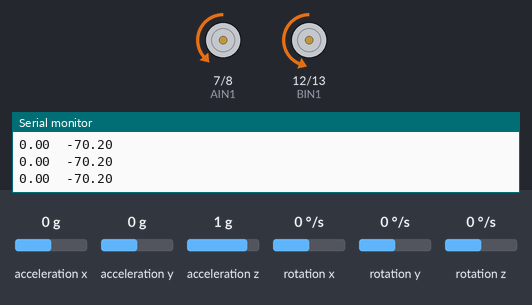
Recording of a sketch running on a simulated Arduino Uno, built with avr-gcc and run on an emulated ATmega328P. Shown: motor-driver pin pairs drawn as motors (green arrow = first pin HIGH = forward, orange = second pin HIGH = backward, longer = more drive, scaled by the enable pin), the last lines printed to the serial monitor. Wiring (inferred from the names in the program): MPU-6050 motion sensor at I2C address 0x68. Inputs (shaded band) come from the test bench; at power-on: rotation x 0 °/s, acceleration y 0 g, acceleration z 1 g, acceleration x 0 g, rotation y 0 °/s, rotation z 0 °/s.

Above: at 3.8 s.
3.9 s: rotation x set to -7 °/s
At 6.3 s:
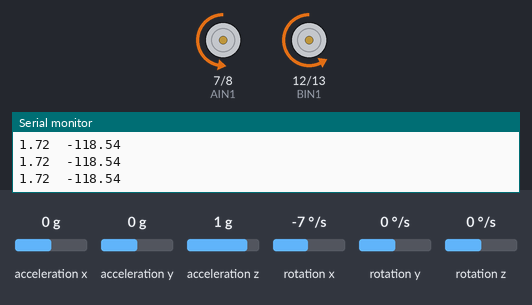
6.9 s: acceleration y set to -1.4 g
At 7.6 s:
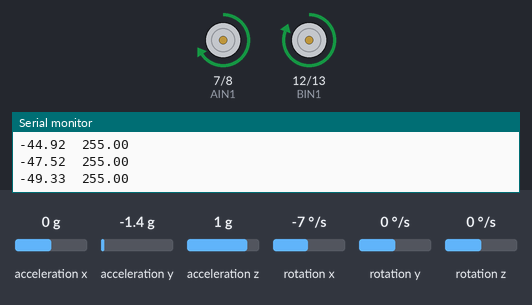
8.4 s: acceleration y set to 0 g
At 9.22 s:
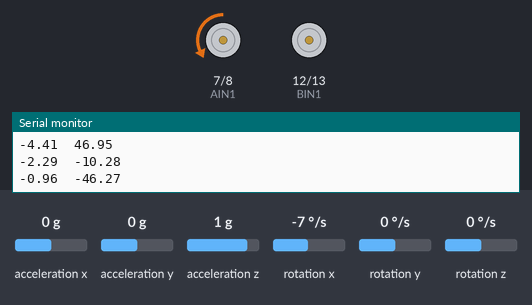
11.4 s: rotation x set to -192 °/s
At 12.5 s:
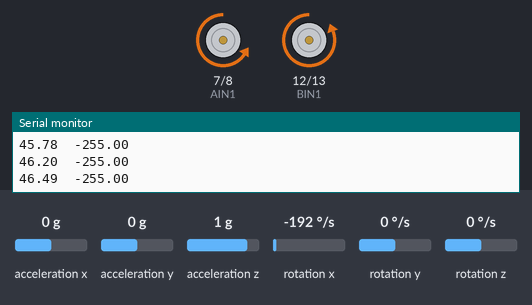
12.9 s: acceleration y set to -1.4 g
At 15.2 s:
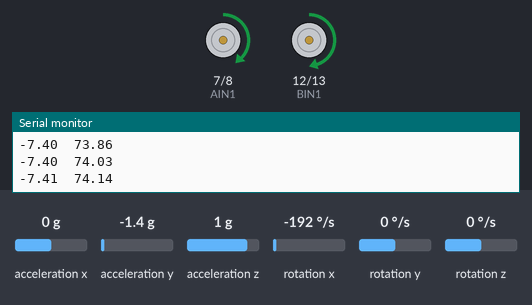
15.9 s: acceleration z set to -1.4 g
Timing chart, 0 to 19.9 s (numbered marks = the images above; inputs shaded):
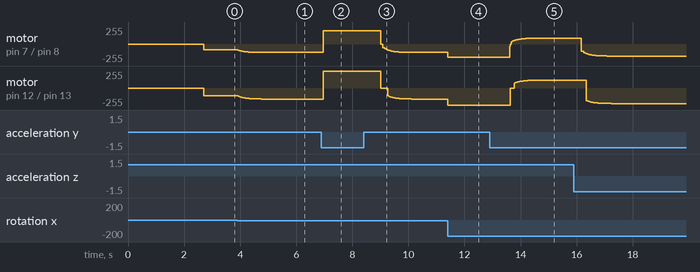

Measured:
- after the input at 3.9 s, motor on pin 7 (AIN1) / pin 8 (AIN2): moves from backward 87/255 to backward 127/255 over 0.84 s, starting at once; motor on pin 12 (BIN1) / pin 13 (BIN2): moves from backward 115/255 to backward 166/255 over 1.1 s, starting at once
- after the input at 6.9 s, motor on pin 7 (AIN1) / pin 8 (AIN2): backward 127/255 → forward 198/255 after 0.07 s; motor on pin 12 (BIN1) / pin 13 (BIN2): backward 166/255 → forward 255/255 after 0.07 s
- after the input at 8.4 s, motor on pin 7 (AIN1) / pin 8 (AIN2): moves from forward 198/255 to backward 127/255 over 1.1 s, starting after 0.62 s; motor on pin 12 (BIN1) / pin 13 (BIN2): moves from forward 255/255 to backward 166/255 over 1.3 s, starting after 0.62 s
- after the input at 11.4 s, motor on pin 7 (AIN1) / pin 8 (AIN2): backward 127/255 → backward 198/255 at once; motor on pin 12 (BIN1) / pin 13 (BIN2): backward 166/255 → backward 255/255 at once
- after the input at 12.9 s, motor on pin 7 (AIN1) / pin 8 (AIN2): moves from backward 198/255 to forward 90/255 over 1.4 s, starting after 0.72 s; motor on pin 12 (BIN1) / pin 13 (BIN2): moves from backward 255/255 to forward 119/255 over 1.3 s, starting after 0.73 s

The sketch:

Workinggood.ino
```cpp
#include <Wire.h>

// ===================== MPU6050 =====================
#define MPU6050_ADDR 0x68

int16_t AccX, AccY, AccZ;
int16_t GyroX;

// ===================== L298N =====================
#define AIN1 7
#define AIN2 8
#define PWMA 3

#define BIN1 12
#define BIN2 13
#define PWMB 5

// ===================== TUNING =====================
float Kp = 27;
float Ki = 0.0;     // add only after Kp/Kd are good (try 0.5 - 3)
float Kd = .29;     // acts on gyro rate (deg/s)

float targetAngle = -2.6;          // trim this to the true balance point

const float GAIN_A = 0.78;        // left motor  (PWMA, pin 3)
const float GAIN_B = 1.0;
const int DEADZONE_A= 35;    // min PWM where motors actually move
const int DEADZONE_B= 40;    // min PWM where motors actually move


// Active braking: brake when nearly upright AND nearly not rotating
const float BRAKE_ANGLE_BAND = 1;   // degrees from target
const float BRAKE_RATE_BAND  = 5.0;   // deg/s

const float ALPHA = 0.98;                 // complementary filter
const unsigned long LOOP_US = 5000;       // 200 Hz
const float FALL_ANGLE = 60.0;

// Flip to -1 if the angle sign is backwards for your mounting
const float DIR = 1.0;

// ===================== STATE =====================
float angle = 0;
float gyroRate = 0;
float integral = 0;
float gyroOffset = 0;

unsigned long previousTime;
unsigned long lastPrint = 0;

// ===================== SETUP =====================
void setup() {
  Serial.begin(115200);

  pinMode(AIN1, OUTPUT); pinMode(AIN2, OUTPUT); pinMode(PWMA, OUTPUT);
  pinMode(BIN1, OUTPUT); pinMode(BIN2, OUTPUT); pinMode(PWMB, OUTPUT);
  stopMotors();

  Wire.begin();
  Wire.setClock(400000);          // fast I2C

  initMPU();
  delay(100);

  calibrateGyro();

  readMPU();
  angle = accelAngle();

  previousTime = micros();
  Serial.println("Ready - hold upright");
}

// ===================== LOOP =====================
void loop() {
  unsigned long now = micros();
  if (now - previousTime < LOOP_US) return;

  float dt = (now - previousTime) * 1e-6f;
  previousTime = now;
  if (dt > 0.05f) dt = LOOP_US * 1e-6f;

  readMPU();

  // --- Angle estimation ---
  gyroRate = -DIR * (GyroX - gyroOffset) / 131.0f;     // deg/s
  float accAngle = accelAngle();
  angle = ALPHA * (angle + gyroRate * dt) + (1.0f - ALPHA) * accAngle;

  // --- Fall protection (coast so wheels aren't locked) ---
  if (fabs(angle) > FALL_ANGLE) {
    stopMotors();
    integral = 0;
    return;
  }

  // --- PID ---
  float error = targetAngle - angle;

  integral += error * dt;
  integral = constrain(integral, -50, 50);

  float output = Kp * error + Ki * integral - Kd * gyroRate;
  output = constrain(output, -255, 255);

  // --- Active braking when balanced ---
  if (fabs(error) < BRAKE_ANGLE_BAND && fabs(gyroRate) < BRAKE_RATE_BAND) {
    brakeMotors();
  } else {
    moveMotors(output);
  }

  // --- Debug ---
  if (millis() - lastPrint > 100) {
    lastPrint = millis();
    Serial.print(angle);
    Serial.print('\t');
    Serial.println(output);
  }
}

// ===================== MPU6050 =====================
void initMPU() {
  writeReg(0x6B, 0x00);   // wake up
  writeReg(0x1A, 0x03);   // DLPF ~44 Hz
  writeReg(0x19, 0x00);   // sample rate divider
  writeReg(0x1B, 0x00);   // gyro  +-250 deg/s
  writeReg(0x1C, 0x00);   // accel +-2 g
}

void writeReg(uint8_t reg, uint8_t val) {
  Wire.beginTransmission(MPU6050_ADDR);
  Wire.write(reg);
  Wire.write(val);
  Wire.endTransmission();
}

void readMPU() {
  Wire.beginTransmission(MPU6050_ADDR);
  Wire.write(0x3B);
  Wire.endTransmission(false);
  if (Wire.requestFrom(MPU6050_ADDR, 14) != 14) return;

  uint8_t b[14];
  for (uint8_t i = 0; i < 14; i++) b[i] = Wire.read();

  AccX  = (int16_t)(b[0] << 8 | b[1]);
  AccY  = (int16_t)(b[2] << 8 | b[3]);
  AccZ  = (int16_t)(b[4] << 8 | b[5]);
  GyroX = (int16_t)(b[8] << 8 | b[9]);
}

float accelAngle() {
  return DIR * atan2((float)AccY,
                     sqrt((float)AccX * AccX + (float)AccZ * AccZ)) * 180.0f / PI;
}

void calibrateGyro() {
  Serial.println("Calibrating gyro - keep still...");
  long sum = 0;
  for (int i = 0; i < 1000; i++) {
    readMPU();
    sum += GyroX;
    delay(2);
  }
  gyroOffset = sum / 1000.0f;
  Serial.print("Gyro offset: ");
  Serial.println(gyroOffset);
}

// ===================== MOTORS =====================
void moveMotors(float output) {
  int mag = abs((int)output);

  // Tiny command -> brake instead of coast
  if (mag < 3) { brakeMotors(); return; }

  mag = constrain(mag, 0, 200);   // clamp BEFORE map

  int speedA = map(mag, 0, 200, DEADZONE_A, 255);
  int speedB = map(mag, 0, 200, DEADZONE_B, 255);

  speedA = constrain((int)(speedA * GAIN_A), 0, 255);
  speedB = constrain((int)(speedB * GAIN_B), 0, 255);

  bool fwd = output > 0;
  digitalWrite(AIN1, fwd);  digitalWrite(AIN2, !fwd);
  digitalWrite(BIN1, fwd);  digitalWrite(BIN2, !fwd);

  analogWrite(PWMA, speedA);
  analogWrite(PWMB, speedB);
}

// Active brake: enable HIGH + both inputs same level = motor terminals shorted
void brakeMotors() {
  digitalWrite(AIN1, HIGH); digitalWrite(AIN2, HIGH);
  digitalWrite(BIN1, HIGH); digitalWrite(BIN2, HIGH);
  analogWrite(PWMA, 250);
  analogWrite(PWMB, 250);
}

// Coast (free-spin)
void stopMotors() {
  analogWrite(PWMA, 0);
  analogWrite(PWMB, 0);
  digitalWrite(AIN1, LOW); digitalWrite(AIN2, LOW);
  digitalWrite(BIN1, LOW); digitalWrite(BIN2, LOW);
}
```
